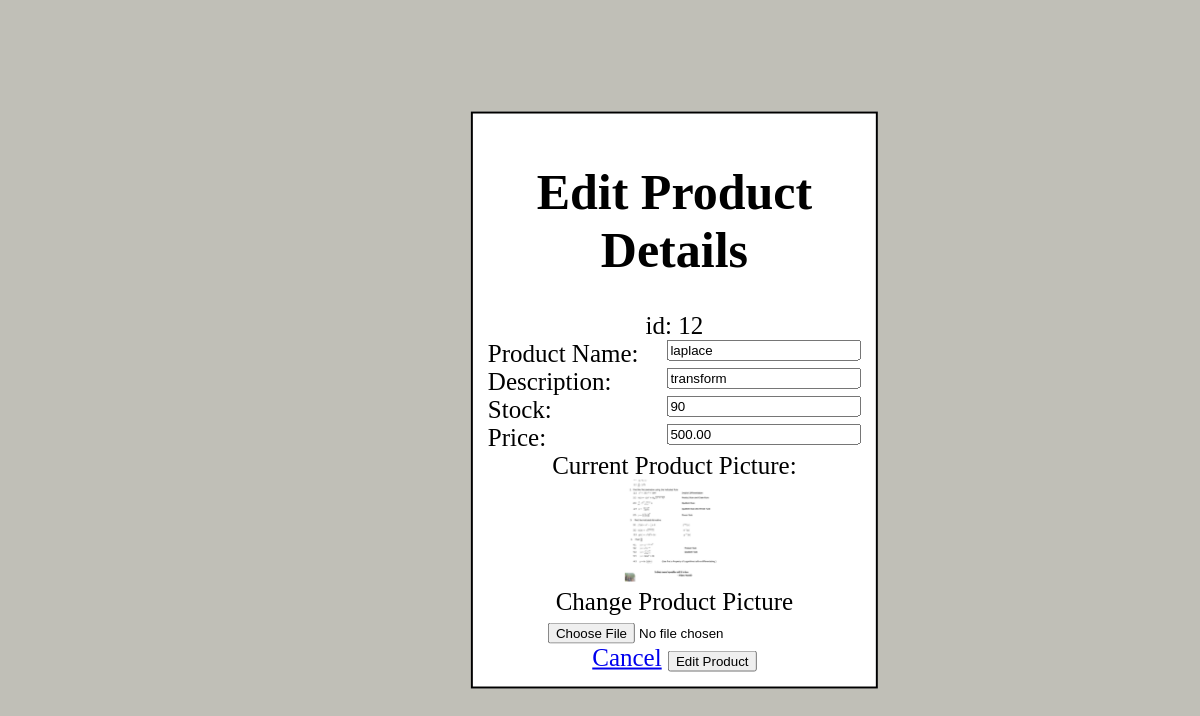
The page /adminEditProduct.php?id=12 (signed in) on the database its author committed.
### tables this page shows
CREATE TABLE `storecontent` (
  `id` int(11) NOT NULL,
  `product_name` varchar(31) NOT NULL,
  `description` varchar(127) NOT NULL,
  `stock` int(3) NOT NULL,
  `price` decimal(15,2) NOT NULL,
  `file_name` varchar(255) NOT NULL
);

### adminEditProduct.php (the view, shortened to what this page needs)
<!DOCTYPE html>
<?php
    include 'connections.php';
?>
<html>
    <head>
    </head>
    <body>
        <div class="container">
            <h1>Edit Product Details</h1>
            <div>
                <?php
                    $id = intval($_GET['id']);
                    $query = "SELECT * FROM storeContent WHERE id = $id";
                    $result = mysqli_query($conn, $query);
                    $row = $result->fetch_assoc();
                    $productName = $row['product_name'];
                    $description = $row['description'];
                    $stock = $row['stock'];
                    $price = $row['price'];
                ?>
                <form method="POST" enctype="multipart/form-data">
                    id: <?php echo $id; ?><br>
                    <label for = 'productName'> Product Name: </label>
                        <input type = 'text'   name = 'productName' value = '<?php echo $productName; ?>' required class="input"><br>
                    <label for = 'description'> Description: </label>
                        <input type = 'text'   name = 'description' value = '<?php echo $description; ?>' required class="input"><br>
                    <label for = 'stock'> Stock: </label>
                        <input type = 'number'   name = 'stock' value = '<?php echo $stock; ?>' required class="input"><br>
                    <label for = 'price'> Price: </label>
                        <input type = 'number'   name = 'price' value = '<?php echo $price; ?>' required class="input"><br>
                    <div>Current Product Picture:</div>
                        <?php echo "<img src='./uploads/" . $row['file_name'] . "' width = '100px'>";?><br>
                    <label for = 'picture' id="change_pic"> Change Product Picture </label>
                        <input type = 'file'   name = "image"     accept=".jpg, .jpeg, .png" /> <br>
                    <a href="adminDashboard.php">Cancel</a>
                    <input type = 'submit' name = 'edit' value = "Edit Product">
                </form>
            </div>
        </div>
    </body>
</html>

### adminEditProduct.php (style rules this page uses)
html,body { position: absolute; text-align: center; margin: 0; top: 50%; left: 50%; transform: translate(-45%, -50%); font-size: 25px; background-color: #c0bfb7; }
.container { width:130%; border: 2pt solid black; padding: 15px; background-color: white; }
label:not(#change_pic) { float: left; }
.input { float: right; width: 50%; }

### rows shown on the page
storecontent: productName "laplace", description "transform", stock "90", price "500.00", file_name (picture)

### other values the page prints
$id "12"
